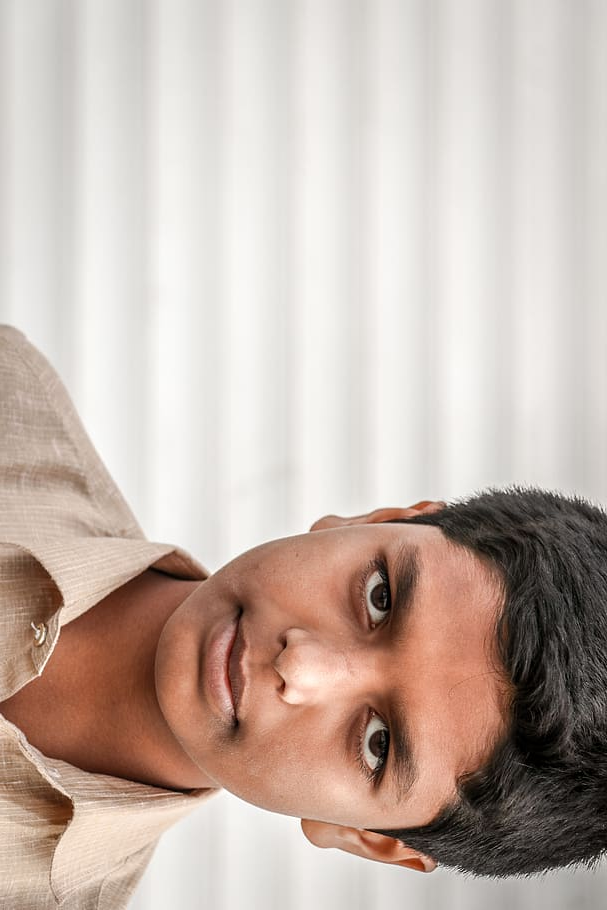
#> input picture aabb.jpg, 607 x 910 px
$ python -i app.py   (imports and definitions only)
#> lines starting #> are read from the running program, lines starting #| are printed output that depends on the picture
#> further down, picture is the input picture: shape (910, 607, 3); mean B, G, R 172.5, 181.6, 197.7
from flask import Flask, render_template, request
import cv2
import numpy as np
import os
from datetime import datetime
from orientation import detect_angle


# [1 line not run here, left out]
UPLOAD_FOLDER = "static/uploads"
# [1 line not run here, left out]


def detect_orientation(image):
    gray = cv2.cvtColor(image, cv2.COLOR_BGR2GRAY)
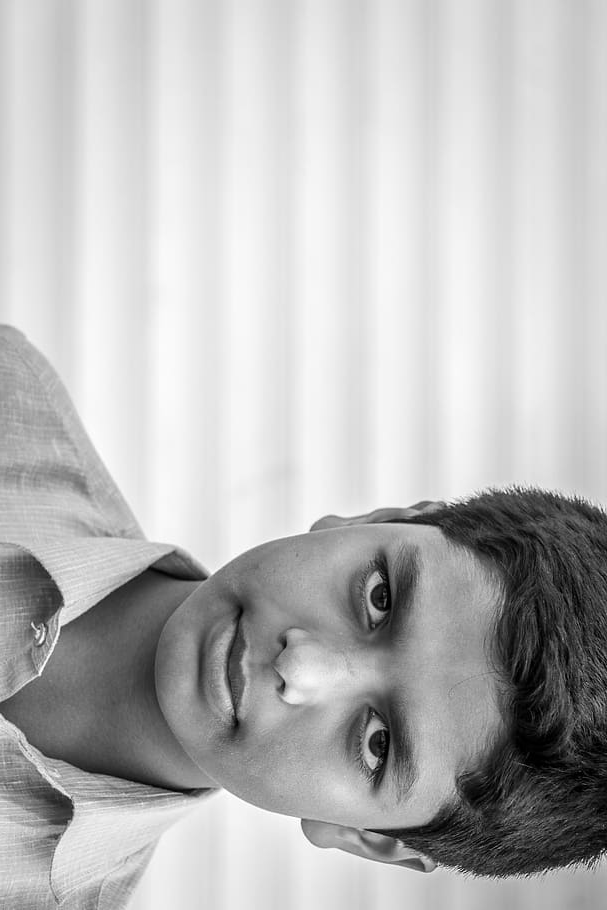
#> gray: shape (910, 607); min 0, max 255, mean 185.4
    scores = {}

    for angle in [0, 90, 180, 270]:
        if angle == 0:
            rotated = gray
        elif angle == 90:
            rotated = cv2.rotate(gray, cv2.ROTATE_90_CLOCKWISE)
        elif angle == 180:
            rotated = cv2.rotate(gray, cv2.ROTATE_180)
        elif angle == 270:
            rotated = cv2.rotate(gray, cv2.ROTATE_90_COUNTERCLOCKWISE)

        top = rotated[:rotated.shape[0]//2, :]
        bottom = rotated[rotated.shape[0]//2:, :]

        edge_top = np.sum(cv2.Canny(top, 50, 150))
        edge_bottom = np.sum(cv2.Canny(bottom, 50, 150))

        scores[angle] = edge_bottom - edge_top
#> this loop made 4 passes
#> (edge_top, edge_bottom) on passes 1 to 4: (75225, 8569785), (2888895, 5766315), (8600895, 74970), (5774985, 2882520)
#> pass 1, in detect_orientation, `top = rotated[:rotated.shape[0]//2, :]`:
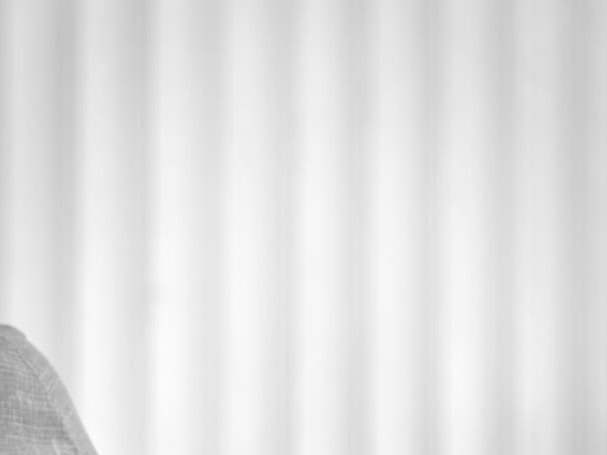
#> top: shape (455, 607); min 147, max 255, mean 226.1
#> pass 1, in detect_orientation, `bottom = rotated[rotated.shape[0]//2:, :]`:
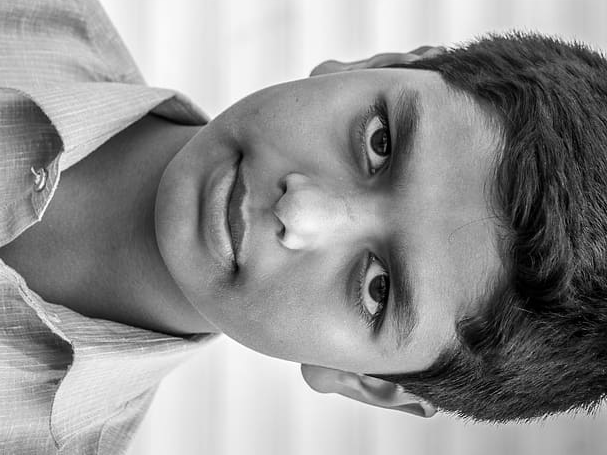
#> bottom: shape (455, 607); min 0, max 255, mean 144.7
#> pass 2, in detect_orientation, `rotated = cv2.rotate(gray, cv2.ROTATE_90_CLOCKWISE)`:
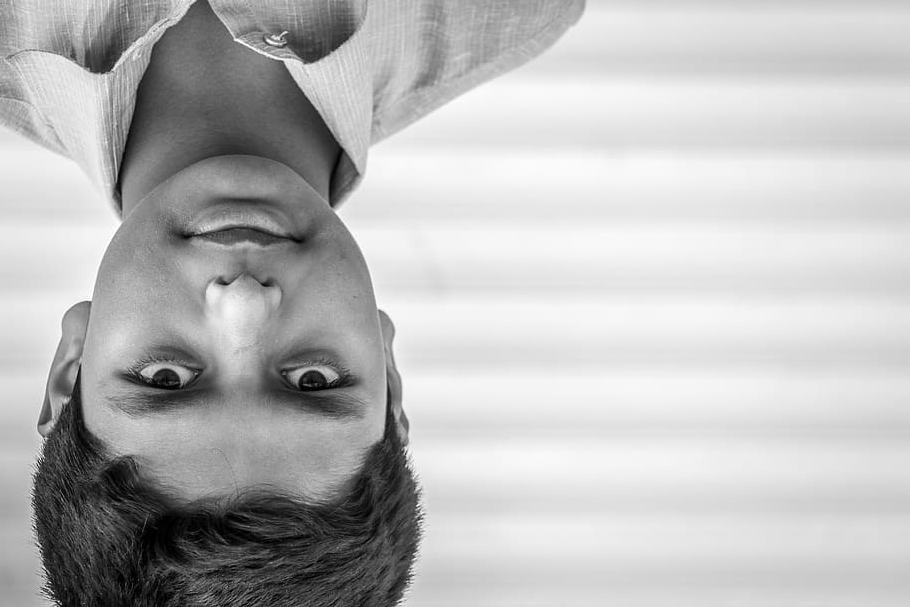
#> rotated: shape (607, 910); min 0, max 255, mean 185.4
#> pass 2, in detect_orientation, `top = rotated[:rotated.shape[0]//2, :]`:
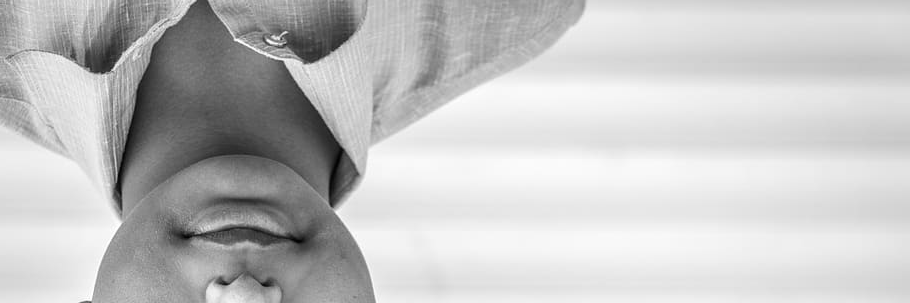
#> top: shape (303, 910); min 2, max 255, mean 194.9
#> after the loop:
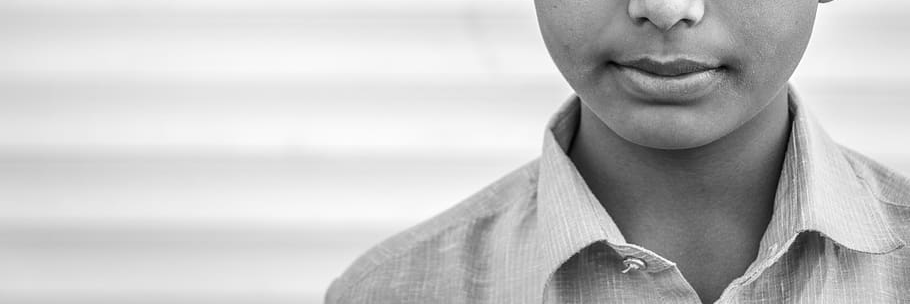
#> bottom: shape (304, 910); min 2, max 255, mean 195
#> after the loop:
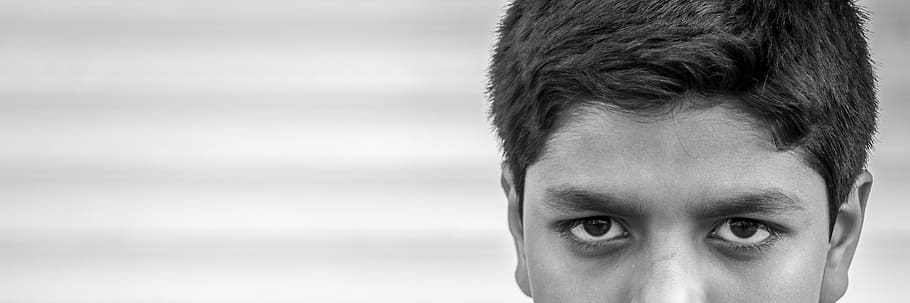
#> top: shape (303, 910); min 0, max 254, mean 175.8
#> after the loop, scores = {0: 8494560, 90: 2877420, 180: 18446744073701025691, 270: 18446744073706659151}

    best_angle = max(scores, key=scores.get)
#> best_angle = 270
    return best_angle


# [35 lines that did not run here, left out]


# [2 lines not run here, left out]

>>> import cv2
>>> picture = cv2.imread('aabb.jpg')
>>> result = detect_orientation(picture)
#> result = 270
